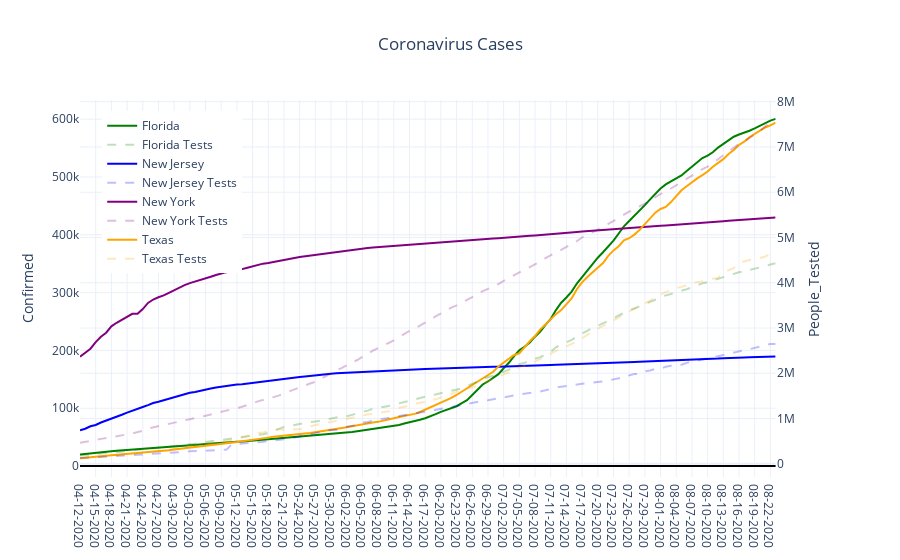

The notebook cell saved with this chart:
### Code cell
countries_list = sorted(list(country_df['Country_Region'].unique()))

#colors_list = ["gold", "blue", "green", "yellow", "black", "grey", "darkgreen", "pink", "brown", "slateblue", "grey1", "orange"]
#colors_list = ["grey", "grey", "grey", "grey", "grey", "grey", "grey", "grey", "grey", "grey", "blue", "blue"]
#colors_dict = dict(zip(countries_list,colors_list))
colors_dict = {'US Only NY':'purple',
              'US Only NJ':'blue',
              'US Only FL':'green',
              'US Only TX':'orange'}

rename_dict = {'US Only NY':'New York',
              'US Only NJ':'New Jersey',
              'US Only FL':'Florida',
              'US Only TX':'Texas'}


fig = make_subplots(specs=[[{'secondary_y':True}]])

for mycountry in countries_list:
    fig.add_trace(go.Scatter(x=country_df[country_df['Country_Region']==mycountry]['Date'],
                               y=country_df[country_df['Country_Region']==mycountry]['Confirmed'],
                               name = rename_dict[mycountry],
                               line = {'color':colors_dict[mycountry]}
                          ),
                  secondary_y = False
                )
    fig.add_trace(go.Scatter(x=country_df[country_df['Country_Region']==mycountry]['Date'],
                               y=country_df[country_df['Country_Region']==mycountry]['People_Tested'],
                               name = rename_dict[mycountry] + ' Tests',
                               line = {'color':colors_dict[mycountry],
                                       'dash':'dash'},
                               opacity = 0.25
                          ),
                  secondary_y = True
                )


fig.update_layout(
                showlegend = True,
                legend= dict(x=0.03,y=0.97),
                title='Coronavirus Cases',
                title_x= 0.5,
                yaxis={'title':'Confirmed',
                       'zeroline':True,'zerolinecolor':'#000000','zerolinewidth':2.0},
                template='plotly_white')
fig.update_yaxes(title_text='People_Tested',secondary_y=True)


fig.show()

### Figure 1 — Plotly figure (JSON) as saved in the notebook; plotly's stock layout.template omitted (floating-point values rounded to 4 significant figures; data arrays with more than 128 entries replaced by an {"elided": "..."} marker saying what was removed)
{"data": [{"line": {"color": "green"}, "name": "Florida", "type": "scatter", "x": {"elided": "134 str values"}, "xaxis": "x", "y": {"elided": "134 int values"}, "yaxis": "y"}, {"line": {"color": "green", "dash": "dash"}, "name": "Florida Tests", "opacity": 0.25, "type": "scatter", "x": {"elided": "134 str values"}, "xaxis": "x", "y": {"elided": "134 int values"}, "yaxis": "y2"}, {"line": {"color": "blue"}, "name": "New Jersey", "type": "scatter", "x": {"elided": "134 str values"}, "xaxis": "x", "y": {"elided": "134 int values"}, "yaxis": "y"}, {"line": {"color": "blue", "dash": "dash"}, "name": "New Jersey Tests", "opacity": 0.25, "type": "scatter", "x": {"elided": "134 str values"}, "xaxis": "x", "y": {"elided": "134 int values"}, "yaxis": "y2"}, {"line": {"color": "purple"}, "name": "New York", "type": "scatter", "x": {"elided": "134 str values"}, "xaxis": "x", "y": {"elided": "134 int values"}, "yaxis": "y"}, {"line": {"color": "purple", "dash": "dash"}, "name": "New York Tests", "opacity": 0.25, "type": "scatter", "x": {"elided": "134 str values"}, "xaxis": "x", "y": {"elided": "134 int values"}, "yaxis": "y2"}, {"line": {"color": "orange"}, "name": "Texas", "type": "scatter", "x": {"elided": "134 str values"}, "xaxis": "x", "y": {"elided": "134 int values"}, "yaxis": "y"}, {"line": {"color": "orange", "dash": "dash"}, "name": "Texas Tests", "opacity": 0.25, "type": "scatter", "x": {"elided": "134 str values"}, "xaxis": "x", "y": {"elided": "134 int values"}, "yaxis": "y2"}], "layout": {"legend": {"x": 0.03, "y": 0.97}, "showlegend": true, "title": {"text": "Coronavirus Cases", "x": 0.5}, "xaxis": {"anchor": "y", "domain": [0, 0.94]}, "yaxis": {"anchor": "x", "domain": [0, 1], "title": {"text": "Confirmed"}, "zeroline": true, "zerolinecolor": "#000000", "zerolinewidth": 2}, "yaxis2": {"anchor": "x", "overlaying": "y", "side": "right", "title": {"text": "People_Tested"}}}}
